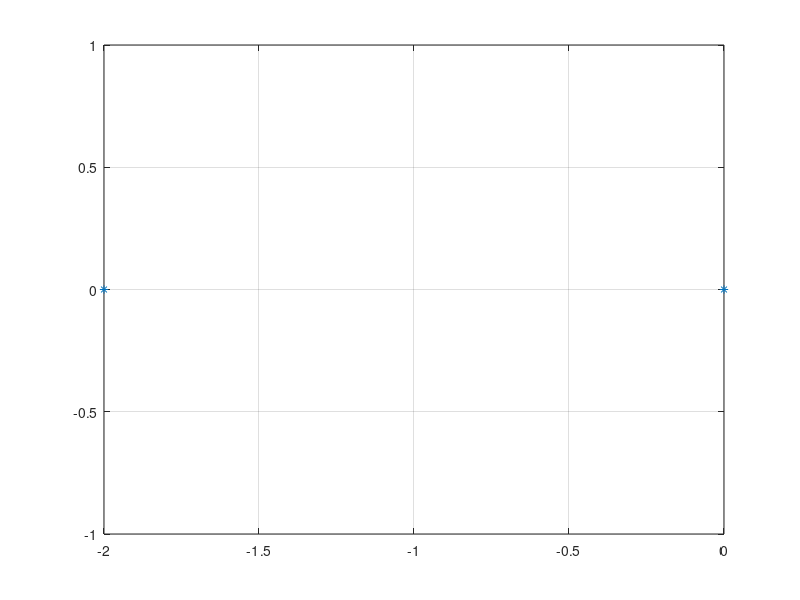
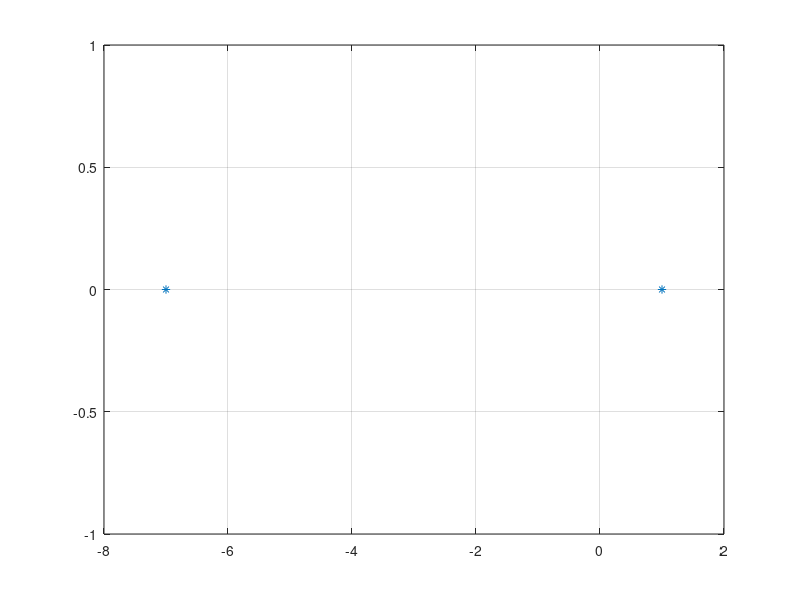
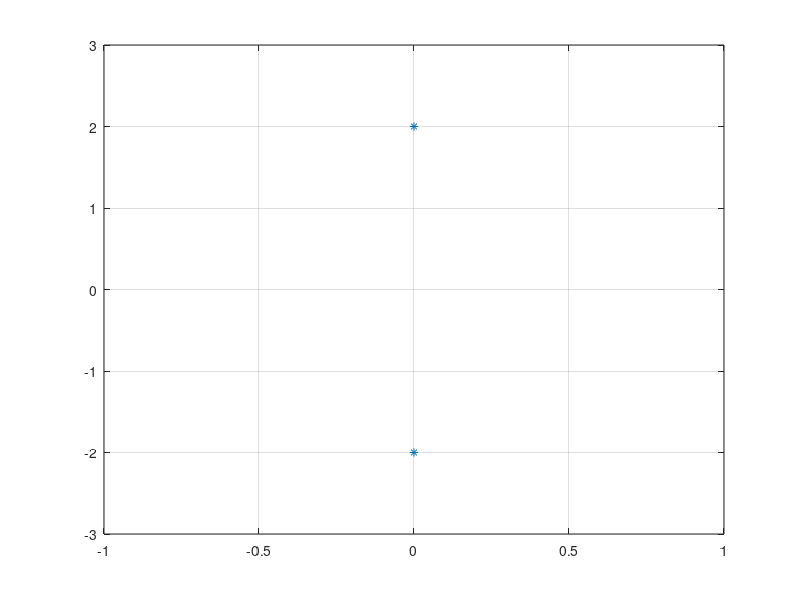
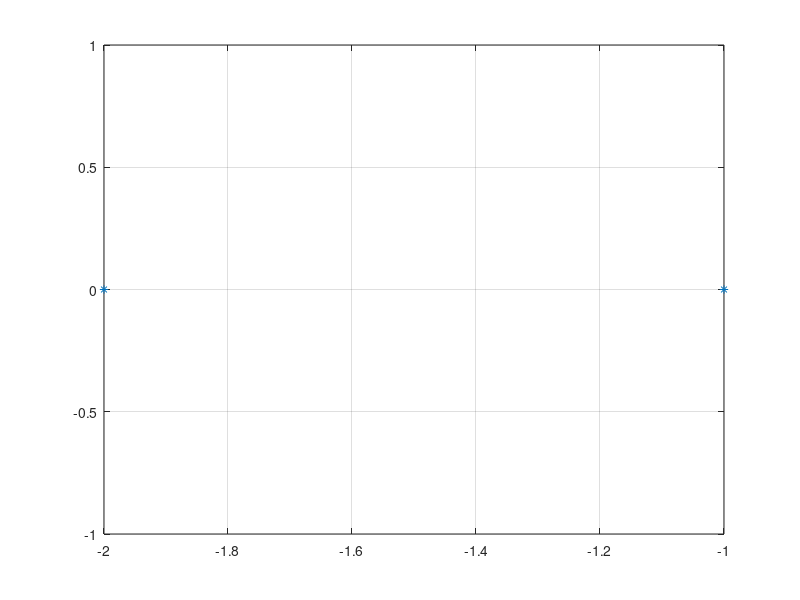

Here is the MATLAB script that generated these plots, in order: (Note: this script raises an error after producing the figures.)
grid on

polinom1 = [1, 2, 0];

figure(1)
plot(real(roots(polinom1)), imag(roots(polinom1)), "*"); 
grid on

figure(2)
polinom2 = [1, 6, -7];
plot(roots(polinom2), imag(roots(polinom2)), "*");
grid on

figure(3)
polinom3 = [1, 0, 4];
plot(roots(polinom3), imag(roots(polinom3)), "*");
grid on

figure(4)
polinom4 = [1, 3, 2];
plot(roots(polinom4), imag(roots(polinom4)), "*");
grid on

figure(5)
polinom5 = [1, 2, 2];
plot(roots(polinom5), imag(roots(polinom5)), "*");
grid on

figure(6)
polinom6 = [1, 0, 0, -16];
plot(roots(polinom6), imag(roots(polinom6)), "*");
grid on

%%
close all
clear all

for k = 0:0.5:10,
    polinom = [1, 2, 3, k];
    res = roots(polinom);
    plot(real(res), imag(res), "*"), hold on;
    grid on
end
%%
t = 0:0.1:10;

f = exp(-t);
subplot(2, 3, 1);
plot(t, f);

f2 = exp(t);
subplot(2, 3, 2);
plot(t, f2);

f3 = sin(2*t);
subplot(2, 3, 3);
plot(t, f3);

f4 = 1/2j * sin(2j .* t);
subplot(2, 3, 4);
plot(t, f4);

f5 = exp(-2 * t) .* sin(2 * t);
subplot(2, 3, 5);
plot(t, f5);

f6 = exp(2 * t) .* sin(2 * t);
subplot(2, 3, 6);
plot(t, f6);

%%
for n = 0.5:0.5:5
    plotfreq(n);
end

%%

numar_de_iteratii = 10000;
A1 = [0, 0;
      0, 0.16];

A2 = [0.85, 0.04;
     -0.04, 0.85];

A3 = [0.2 -0.26;
      0.23 0.22];

A4 = [-0.15 0.28;
      0.26 0.24];

t1 = [0;0];
t2 = [0;1.6];
t3 = [0;1.6];
t4 = [0; 0.44];

X = [0;0];
v = X;

for i = 1:numar_de_iteratii
    n = rand();
    if n < 0.8 
         v = A1 * v + t1;
    elseif n < 0.9
            v = A3 * v + t3;
    else
            v = A4 * v + t4;

    end

    X = [X v];


end
plot(X(1:2), X(1:2), ".g");